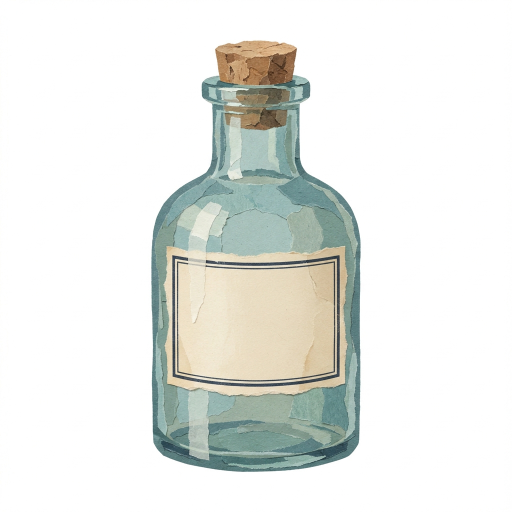
#> input picture basira-hero/assets/bottle.jpg, 1024 x 1024 px (shown at 1/2 size); its folder holds only this picture in this run
$ python -i props.py   (imports and definitions only)
#> lines starting #> are read from the running program, lines starting #| are printed output that depends on the picture
### basira-hero/basira_engine.py
"""basira_engine.py - torn-paper stop-motion engine for بصيرة videos."""
import os, math, functools
import numpy as np
from PIL import Image, ImageDraw, ImageFont, ImageFilter, ImageEnhance
from scipy import ndimage

W, H, FPS = 1080, 1920, 12   # vertical Short
NAVY = (24, 34, 54)
CREAM = (244, 236, 220)
INK = (22, 30, 48)
BRICK = (178, 62, 42)
GOLD = (214, 168, 72)
ROOT = "."
FONT = None
FADE = False   # Shorts: no fade in/out

# [39 lines left out: functions setup, cutout, not called in this run]

def cutout_all(mapping, **kw):
    for k, v in mapping.items():
        cutout(k, v, **kw)

@functools.lru_cache(None)
def load(name):
    return Image.open(os.path.join(ROOT, "cut", name + ".png")).convert("RGBA")

# [32 lines left out: functions scaled, pieces, piece_h, match_orange, not called in this run]

# ------------------------------------------------------------------ textures
_rng = np.random.default_rng(3)
def _texture():
    h, w = H + 200, W + 200
    low = ndimage.gaussian_filter(_rng.standard_normal((h, w)), 40); low /= np.abs(low).max()
    mid = ndimage.gaussian_filter(_rng.standard_normal((h, w)), 3); mid /= np.abs(mid).max()
    fib = np.zeros((h, w))
    for _ in range(900):
        x, y = _rng.integers(0, w), _rng.integers(0, h)
        L = _rng.integers(10, 40); ang = _rng.uniform(0, math.pi)
        for t in range(L):
            xx, yy = int(x + t * math.cos(ang)), int(y + t * math.sin(ang))
            if 0 <= xx < w and 0 <= yy < h: fib[yy, xx] = 1
    return low * 10 + mid * 5 + ndimage.gaussian_filter(fib, 0.7) * 14
TEX = _texture()
_yy, _xx = np.mgrid[0:H, 0:W]
VIG = (1 - 0.38 * (((_xx - W / 2) / (W / 2)) ** 2 + ((_yy - H / 2) / (H / 2)) ** 2) ** 1.2)[..., None]

# [31 lines left out: functions paper_bg, bg_img, image_bg, not called in this run]

# ------------------------------------------------------------------ placing things
def jit(f, seed, px=2.5, deg=0.6):
    r = np.random.default_rng(seed * 7919 + f)
    return r.normal(0, px), r.normal(0, px), r.normal(0, deg)

# [31 lines left out: functions step, safe, paste, walk_in, not called in this run]

def drop_in(canvas, name, h, t, t0, t1, x, y_to, f, seed=4):
    k = step(t, t0, t1)
    paste(canvas, scaled(name, h), x, -h + (y_to + h) * k, seed=seed, f=f)

# [55 lines left out: functions pivot_paste, confetti, water_bands, torn_poly, make_phone, glow_spot, not called in this run]

# ------------------------------------------------------------------ word-by-word labels
class Label:
    """Cream torn strip; words ink in at `times` (when the narrator says them); red_words in brick red."""
    def __init__(self, text, red_words=(), times=(0,), hide=1e9, x=W / 2, y=150, size=78):
        self.text, self.red, self.times, self.hide, self.x, self.y, self.size = text, tuple(red_words), list(times), hide, x, y, size

# [105 lines left out: functions _strip, draw_labels, tear_mask, tear, drain, bolt_layer and 2 more, not called in this run]

def in_any(t, intervals):
    return any(a <= t < b for a, b in intervals)

# ------------------------------------------------------------------ render loop
class Scene:
    """t0..t1 in video seconds. draw(t, f, canvas). bg: None (draw your own) or an RGB colour for paper_bg."""
    def __init__(self, t0, t1, draw, bg=NAVY, dark=0.0, rip=True):
        self.t0, self.t1, self.draw, self.bg, self.dark, self.rip = t0, t1, draw, bg, dark, rip

RIP = 0.5

def scene_canvas(s, t, f):
    c = paper_bg(f, s.bg, s.dark) if s.bg is not None else Image.new("RGBA", (W, H), (0, 0, 0, 255))
    s.draw(t, f, c); return c

# [16 lines left out: function frame, not called in this run]

def render(scenes, labels, dur, frames=None, post=None, out_dir=None):
    for f in (frames if frames is not None else range(int(round(dur * FPS)))):
        frame(f, scenes, labels, dur, post, out_dir)

# [17 lines left out: functions contact_sheet, encode, not called in this run]

### basira-hero/props.py
"""Code-drawn props for «سمّوه البطل», plus placeholders that stand in for the Gemini images
until the real ones are dropped into assets/.

Drawn in code on purpose (Gemini can't write letters and makes objects photographic):
bottle + label + HEROIN letters, medal, balance scale, cigarettes, counters, clock, notifications.
"""
import math, functools, os
import numpy as np
from PIL import Image, ImageDraw, ImageFont, ImageFilter
from scipy import ndimage
import basira_engine as E

HERE = os.path.dirname(os.path.abspath(__file__))
SERIF = os.path.join(HERE, "font", "DejaVuSerif-Bold.ttf")
ORANGE = (226, 110, 52)
GLASS = (74, 128, 124)
GLASS_HI = (156, 200, 188)
GLASS_DK = (44, 84, 86)
CORK = (150, 104, 68)
WOOD = (122, 80, 50)
BRASS = (196, 154, 74)
IRON = (52, 54, 60)


def paper_edge(im, border=9, seed=5, fill=True):
    """Rough cream paper border around everything opaque (same look as E.cutout)."""
    a = np.asarray(im).copy()
    fg = a[..., 3] > 20
    rng = np.random.default_rng(seed)
    dist = ndimage.distance_transform_edt(~fg)
    n1 = ndimage.gaussian_filter(rng.standard_normal(fg.shape), 5); n1 /= np.abs(n1).max() + 1e-6
    paper = dist <= border + 4 * n1
    if fill: paper = ndimage.binary_fill_holes(paper)
    out = np.zeros_like(a)
    out[paper, :3] = E.CREAM; out[paper, 3] = 255
    m = a[..., 3:4] / 255.0
    out[..., :3] = (out[..., :3] * (1 - m) + a[..., :3] * m).astype(np.uint8)
    out[..., 3] = np.maximum(out[..., 3], a[..., 3])
    return Image.fromarray(out, "RGBA")


def _font(path, size):
    return ImageFont.truetype(path, int(size))


# ------------------------------------------------------------------ bottle
# [133 lines left out: functions bottle_geom, bottle, medal, draw_scale, card, not called in this run]


def pop_scale(t, t0):
    k = int((t - t0) * E.FPS)
    return {0: 0.6, 1: 1.15, 2: 0.96}.get(k, 1.0)


# [87 lines left out: functions paste_pop, clock_face, draw_clock, cigarette, notif, pour, not called in this run]


def cig_sprite(a, i):
    return cigarette(130, a * 15)


def notif_sprite(a, i):
    return notif(240, (a - 12) * 3, i % 4)


# ------------------------------------------------------------------ placeholders for the Gemini images
def _fig_canvas(w=900, h=1400):
    im = Image.new("RGB", (w, h), (255, 255, 255)); return im, ImageDraw.Draw(im)


# [126 lines left out: functions _limb, _head, placeholder_figure, placeholder_machine, flywheel, _shapes_bg, not called in this run]


def make_placeholder_bg(kind, path):
    _shapes_bg(kind).filter(ImageFilter.GaussianBlur(0.6)).save(path)


# [20 lines left out: functions logo_placeholder, eye, not called in this run]


# ------------------------------------------------------------------ cut-paper cigarette machine
# Drawn in code in the same layered torn-paper look as the Gemini props (Gemini limit reached).
MACHINE_WHEEL = (-0.30, 0.02)    # flywheel centre, as a fraction of the body image (from its centre)
MACHINE_CHUTE = (0.47, 0.20)     # where the cigarettes come out


# [26 lines left out: functions _paper_tex, torn_piece, not called in this run]


def rect(x0, y0, x1, y1):
    return [(x0, y0), (x1, y0), (x1, y1), (x0, y1)]


def circle(cx, cy, r, n=40):
    return [(cx + r * math.cos(a), cy + r * math.sin(a)) for a in np.linspace(0, 2 * math.pi, n, endpoint=False)]


# [77 lines left out: functions _texture, machine_body, machine_wheel, not called in this run]

>>> import cv2
>>> picture = cv2.imread('assets/bottle.jpg', cv2.IMREAD_GRAYSCALE)
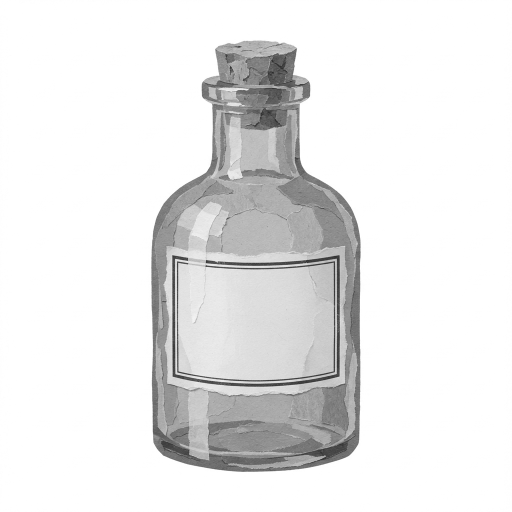
#> picture: shape (1024, 1024) (shown at 1/2 size); min 19, max 255, mean 232.4
>>> result = paper_edge(picture)
#> in paper_edge, `dist = ndimage.distance_transform_edt(~fg)`: dist = 1024 values from 0 to 0
#> in paper_edge, `m = a[..., 3:4] / 255.0`: m = 1024 values, max 1 at index 0, min 0.988 at index 183, mean 0.998
#> in paper_edge, `out[..., :3] = (out[..., :3] * (1 - m) + a[..., :3] * m).astype(np.uin..`:
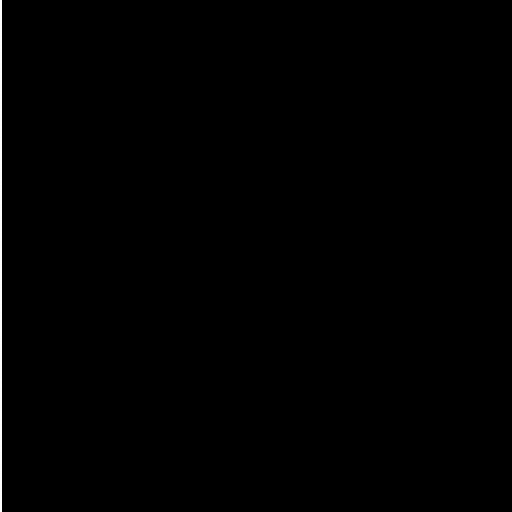
#> out: shape (1024, 1024) (shown at 1/2 size); min 0, max 255, mean 1
#> (the run stopped early here; a loop or call above may not have finished)
